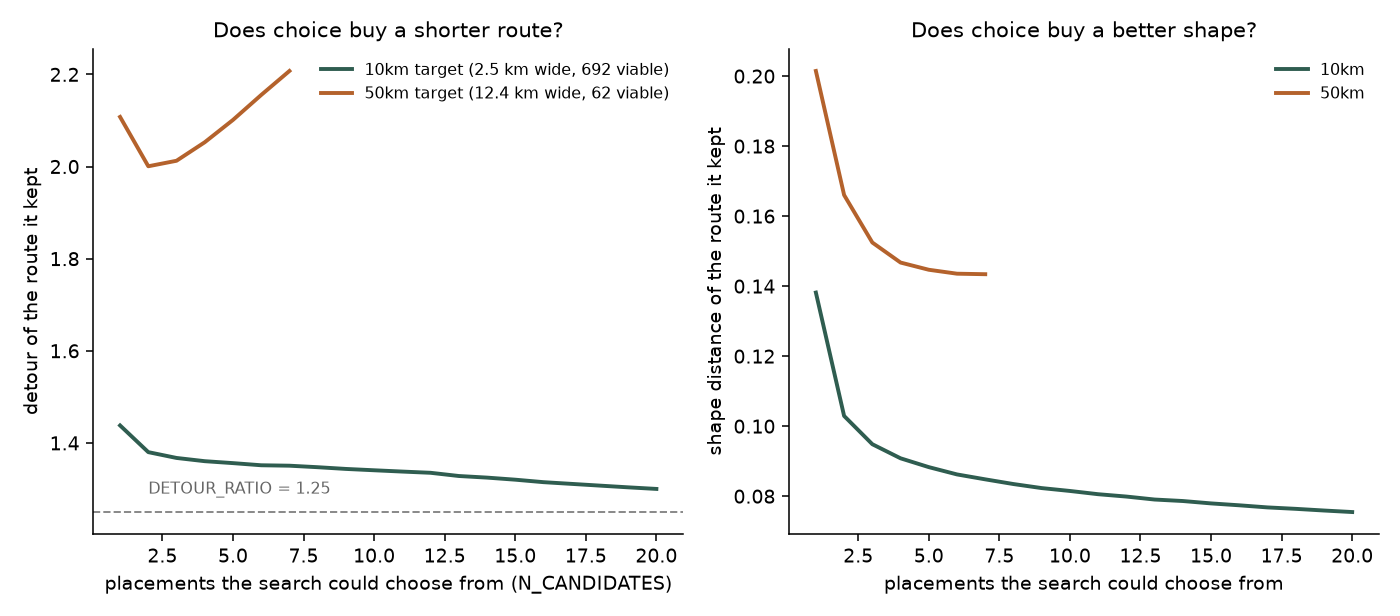

The script that saved this image:
"""
Does the detour depend on the size of the shape, or on how much choice of
placement the search had?

BACKLOG #11. DETOUR_RATIO = 1.25 +-15% was calibrated on 1-3 km shapes. Three
large fits have since come in at 1.82, 1.93 and 2.18, and the service now
quotes a rider 42.5-57.5 km for a route that turns out to be 72.2. POC 23
rejected barriers, grid orientation and outline reversals as the cause and was
left with one candidate mechanism: a small shape is picked from thousands of
viable placements and a large one from a couple of dozen, so 1.25 is a
best-of-thousands figure and 2.0 is nearly take-what-you-get.

That is testable, because the choice is a knob we own. The pipeline fits
N_CANDIDATES placements and keeps the one with the lowest shape distance, so
"how much choice" IS N_CANDIDATES. Fit M placements at a fixed size, then read
off what the best-of-k would have been for every k up to M.

Averaged over random permutations of the M fits rather than over the coarse
scan's own order, because POC 17 established that the coarse score does not
predict fidelity - taking its first k would measure the scan's ranking and not
the effect of choice.

Two sizes, so the two explanations separate:

  - if the curves for small and large shapes lie on top of each other, choice
    explains everything and size explains nothing;
  - if the large curve sits above the small one at every k, size costs
    something of its own and the constant has to depend on it.

Run:  python poc24_placement_choice.py
Out:  poc24_placement_choice.png, poc24_placement_choice.json
"""

from __future__ import annotations

import json
import time
from pathlib import Path

import matplotlib
matplotlib.use("Agg")
import matplotlib.pyplot as plt
import numpy as np
from pyproj import Transformer

import route_feasibility as rf
from heart_route_poc2 import NoRouteFoundError
from heart_route_poc3 import (GRID_STEP_M, MIN_SEPARATION_M, SEARCH_LAT,
                              SEARCH_LON, build_center_grid, build_street_index,
                              place_shape, select_candidates)
from poc6_shapes import coarse_scan, refine
from poc15_wiggle import wander
from region_graph import region_graph
from shape_library import resample_by_arclength

SHAPE = "heart"
MODE = "bike"
# The two ends of the product's range. 10 km is where DETOUR_RATIO was
# calibrated and lands inside its predicted range; 50 km is where the service
# promised 42.5-57.5 and delivered 72.2.
TARGETS_KM = (10.0, 50.0)
M_FITS = 20              # placements actually fitted per size
DRAWS = 2000             # permutations averaged over
PLACEMENT_SLACK = 1.0
OUT_PNG = Path(__file__).with_name("poc24_placement_choice.png")
OUT_JSON = Path(__file__).with_name("poc24_placement_choice.json")


def best_of_k(values: np.ndarray, keys: np.ndarray, rng) -> np.ndarray:
    """
    Expected `values` of the item the pipeline would keep, for every k.

    The pipeline ranks by shape distance (`keys`) and keeps the winner, so the
    detour it ends up with is the detour OF the lowest-distance fit among k -
    not the lowest detour among k. Averaging the wrong one of those two would
    turn the question into "does more choice find shorter routes", which nobody
    asked.
    """
    m = len(values)
    out = np.zeros(m)
    for k in range(1, m + 1):
        acc = 0.0
        for _ in range(DRAWS):
            idx = rng.choice(m, size=k, replace=False)
            acc += values[idx[np.argmin(keys[idx])]]
        out[k - 1] = acc / DRAWS
    return out


def run_size(target_km: float, cfg: dict) -> dict:
    p = rf.plan(SHAPE, target_km, MODE)
    width_m, points = float(p.width_m), int(p.points)
    dense = resample_by_arclength(SHAPE, 4000)
    closed = np.vstack([dense, dense[:1]])
    perimeter = float(np.hypot(*np.diff(closed, axis=0).T).sum())
    template_km = perimeter * width_m / 1000.0
    half = max(4500.0, width_m * PLACEMENT_SLACK)
    print(f"\n=== {target_km:.0f} km target: {width_m / 1000:.1f} km wide, "
          f"{points} points, outline {template_km:.1f} km, network +-{half:.0f} m",
          flush=True)

    graph = region_graph(SEARCH_LAT, SEARCH_LON, half, mode=MODE)
    to_proj = Transformer.from_crs("EPSG:4326", graph.graph["crs"], always_xy=True)
    region = np.array(to_proj.transform(SEARCH_LON, SEARCH_LAT))
    tree = build_street_index(graph)

    margin = max(400.0, half - width_m * 0.75)
    centers, _, _ = build_center_grid(region, margin, GRID_STEP_M)
    scored = coarse_scan(tree, centers, SHAPE, width_m, (0.0,))
    viable = int(np.isfinite(scored["score"]).sum())
    print(f"  {len(centers)} placements, {viable} viable", flush=True)

    rows = select_candidates(scored, M_FITS, MIN_SEPARATION_M)
    fits = []
    for i, row in enumerate(rows):
        centre = np.array([row["x"], row["y"]])
        t0 = time.time()
        try:
            f = refine(graph, SHAPE, centre, row["rotation"], width_m, points=points)
        except NoRouteFoundError:
            f = None
        if f is None:
            print(f"  [{i + 1}/{len(rows)}] no route", flush=True)
            continue
        km = f["metrics"]["route_km"]
        fits.append({"distance": float(f["distance"]),
                     "detour": km / template_km,
                     "route_km": km,
                     "wander": float(wander(f["route_xy"],
                                            place_shape(closed, centre, width_m, 0.0)))})
        print(f"  [{i + 1}/{len(rows)}] distance {f['distance']:.3f}, "
              f"detour {fits[-1]['detour']:.2f}, {km:.1f} km "
              f"({time.time() - t0:.0f}s)", flush=True)

    if not fits:
        return {"status": "no fits", "target_km": target_km}
    det = np.array([f["detour"] for f in fits])
    dist = np.array([f["distance"] for f in fits])
    rng = np.random.default_rng(0)
    return {"status": "ok", "target_km": target_km, "width_m": width_m,
            "points": points, "template_km": template_km,
            "viable": viable, "n_fits": len(fits),
            "detour_all": det.tolist(), "distance_all": dist.tolist(),
            "detour_by_k": best_of_k(det, dist, rng).tolist(),
            "distance_by_k": best_of_k(dist, dist, rng).tolist()}


def main() -> None:
    cfg = rf.MODES[MODE]
    out = {f"{t:.0f}km": run_size(t, cfg) for t in TARGETS_KM}
    OUT_JSON.write_text(json.dumps(out, indent=2))

    fig, (ax1, ax2) = plt.subplots(1, 2, figsize=(10, 4.4))
    colors = {"10km": "#2f5d50", "50km": "#b4622c"}
    for name, r in out.items():
        if r.get("status") != "ok":
            continue
        k = np.arange(1, len(r["detour_by_k"]) + 1)
        ax1.plot(k, r["detour_by_k"], lw=2, color=colors[name],
                 label=f"{name} target ({r['width_m'] / 1000:.1f} km wide, "
                       f"{r['viable']} viable)")
        ax2.plot(k, r["distance_by_k"], lw=2, color=colors[name], label=name)
    ax1.axhline(rf.DETOUR_RATIO, ls="--", lw=1, color="#888")
    ax1.annotate(f"DETOUR_RATIO = {rf.DETOUR_RATIO}", (1, rf.DETOUR_RATIO),
                 xytext=(2, rf.DETOUR_RATIO + 0.04), fontsize=8, color="#666")
    ax1.set_xlabel("placements the search could choose from (N_CANDIDATES)")
    ax1.set_ylabel("detour of the route it kept")
    ax1.set_title("Does choice buy a shorter route?", fontsize=11)
    ax2.set_xlabel("placements the search could choose from")
    ax2.set_ylabel("shape distance of the route it kept")
    ax2.set_title("Does choice buy a better shape?", fontsize=11)
    for ax in (ax1, ax2):
        ax.legend(fontsize=8, frameon=False)
        ax.spines[["top", "right"]].set_visible(False)
    fig.tight_layout()
    fig.savefig(OUT_PNG, dpi=140)
    print(f"\nwrote {OUT_PNG.name} and {OUT_JSON.name}")
    for name, r in out.items():
        if r.get("status") == "ok":
            d = r["detour_by_k"]
            print(f"  {name}: detour best-of-1 {d[0]:.2f} -> "
                  f"best-of-{len(d)} {d[-1]:.2f}")


if __name__ == "__main__":
    main()
